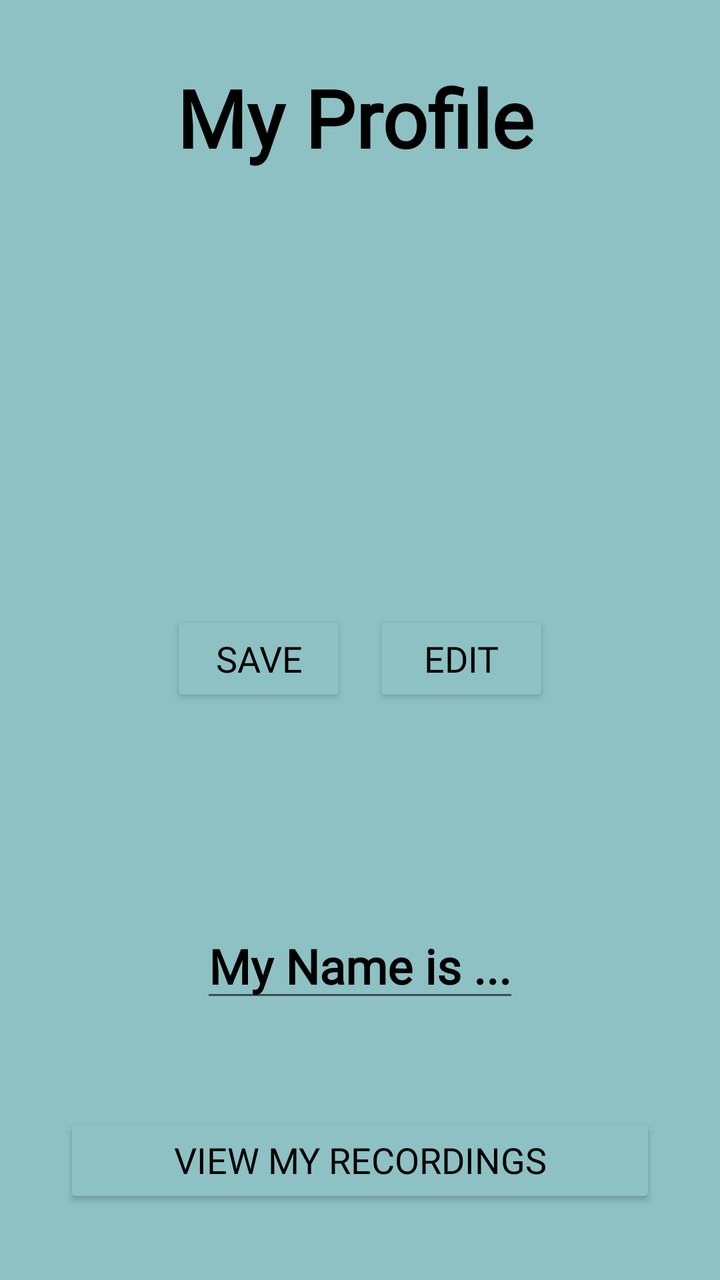
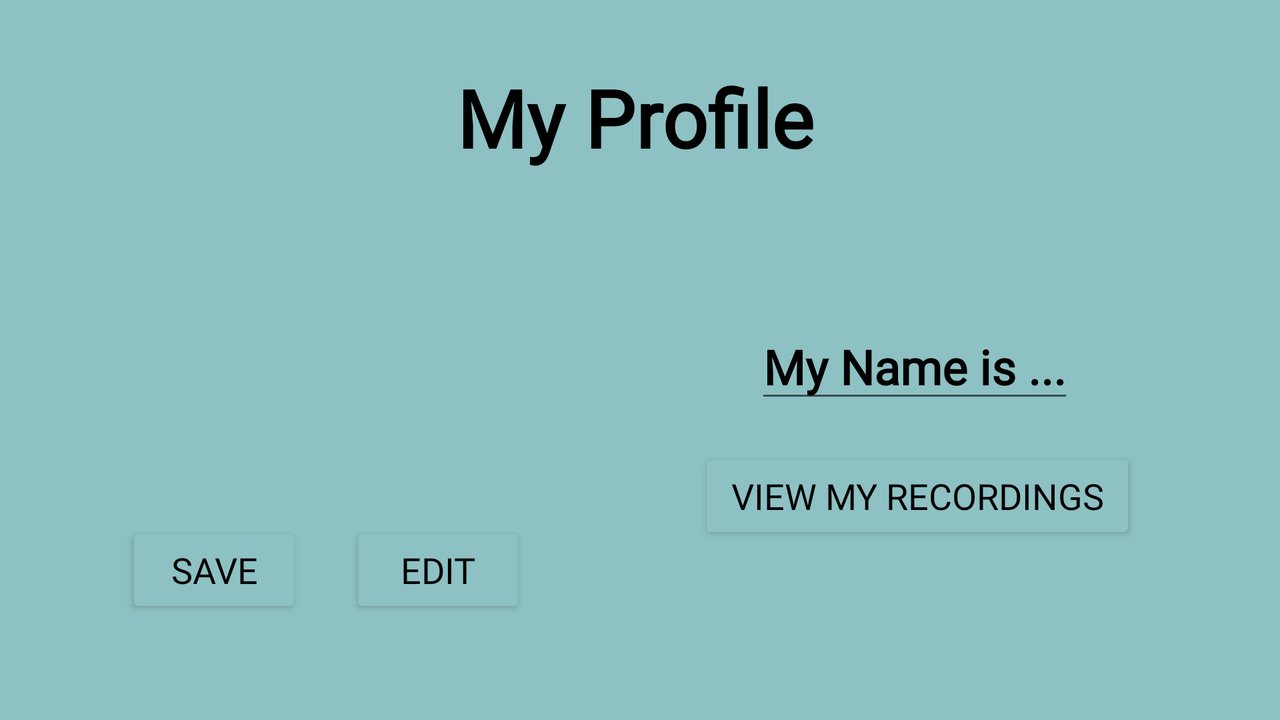

First picture: res/layout/ on a phone held upright. Second picture: the repository's own variant of that layout, on a device whose configuration matches the variant's folder. Source for both follows.
<!-- AndroidManifest.xml: application theme Theme.KaraokeBuddies -->
<!-- res/layout/activity_my_profile.xml -->
<?xml version="1.0" encoding="utf-8"?>
<androidx.constraintlayout.widget.ConstraintLayout
    xmlns:android="http://schemas.android.com/apk/res/android"
    xmlns:app="http://schemas.android.com/apk/res-auto"
    xmlns:tools="http://schemas.android.com/tools"
    android:layout_width="match_parent"
    android:background="#8EC1C3"
    android:layout_height="match_parent">

    <TextView
        android:id="@+id/textView_myProfile"
        android:layout_width="wrap_content"
        android:layout_height="wrap_content"
        android:layout_marginStart="174dp"
        android:layout_marginLeft="174dp"
        android:layout_marginTop="32dp"
        android:layout_marginEnd="179dp"
        android:layout_marginRight="179dp"
        android:text="My Profile"
        android:background="#8EC1C3"
        android:fontFamily="@font/baloo"
        android:textColor="#000000"
        android:textSize="40dp"
        android:textStyle="bold"
        app:layout_constraintEnd_toEndOf="parent"
        app:layout_constraintStart_toStartOf="parent"
        app:layout_constraintTop_toTopOf="parent" />

    <ImageView
        android:id="@+id/imageView_myProfile"
        android:layout_width="200dp"
        android:layout_height="200dp"
        android:layout_marginTop="16dp"
        android:scaleType="fitXY"
        app:layout_constraintEnd_toEndOf="parent"
        app:layout_constraintStart_toStartOf="parent"
        app:layout_constraintTop_toBottomOf="@+id/textView_myProfile"
        tools:srcCompat="@tools:sample/avatars" />

    <EditText
        android:id="@+id/editText_myName"
        android:layout_width="wrap_content"
        android:layout_height="wrap_content"
        android:layout_marginBottom="50dp"
        android:fontFamily="@font/baloo"
        android:hint="My Name is ..."
        android:textColorHint="#000000"
        android:textSize="24dp"
        android:textStyle="bold"
        app:layout_constraintBottom_toTopOf="@+id/button_openFileManager"
        app:layout_constraintEnd_toEndOf="parent"
        app:layout_constraintStart_toStartOf="parent" />

    <com.google.android.material.button.MaterialButton
        android:id="@+id/button_captureImage"
        style="@style/Widget.AppCompat.Button.Colored"
        android:layout_width="wrap_content"
        android:layout_height="wrap_content"
        android:layout_marginStart="80dp"
        android:layout_marginLeft="80dp"
        android:layout_marginTop="4dp"
        android:fontFamily="@font/baloo"
        android:text="save"
        android:textColor="#000000"
        android:textSize="18sp"
        app:backgroundTint="#8EC1C3"
        app:layout_constraintEnd_toStartOf="@+id/button_saveImage"
        app:layout_constraintHorizontal_bias="1.0"
        app:layout_constraintStart_toStartOf="parent"
        app:layout_constraintTop_toBottomOf="@+id/imageView_myProfile"
        app:strokeColor="@color/black"
        app:strokeWidth="2dp" />

    <com.google.android.material.button.MaterialButton
        android:id="@+id/button_saveImage"
        style="@style/Widget.AppCompat.Button.Colored"
        android:layout_width="wrap_content"
        android:layout_height="wrap_content"
        android:layout_marginStart="8dp"
        android:layout_marginLeft="8dp"
        android:layout_marginTop="4dp"
        android:layout_marginEnd="80dp"
        android:layout_marginRight="80dp"
        android:fontFamily="@font/baloo"
        android:text="edit"
        android:textColor="#000000"
        android:textSize="18sp"
        app:backgroundTint="#8EC1C3"
        app:layout_constraintEnd_toEndOf="parent"
        app:layout_constraintStart_toEndOf="@+id/button_captureImage"
        app:layout_constraintTop_toBottomOf="@+id/imageView_myProfile"
        app:strokeColor="@color/black"
        app:strokeWidth="2dp" />


    <com.google.android.material.button.MaterialButton
        android:id="@+id/button_openFileManager"
        style="@style/Widget.AppCompat.Button.Colored"
        android:layout_width="0dp"
        android:layout_height="wrap_content"
        android:layout_marginStart="32dp"
        android:layout_marginLeft="32dp"
        android:layout_marginEnd="32dp"
        android:layout_marginRight="32dp"
        android:layout_marginBottom="36dp"
        android:fontFamily="@font/baloo"
        android:text="view my recordings"
        android:textColor="#000000"
        android:textSize="18sp"
        app:backgroundTint="#8EC1C3"
        app:layout_constraintBottom_toBottomOf="parent"
        app:layout_constraintEnd_toEndOf="parent"
        app:layout_constraintHorizontal_bias="1.0"
        app:layout_constraintStart_toStartOf="parent"
        app:strokeColor="@color/black"
        app:strokeWidth="2dp" />

</androidx.constraintlayout.widget.ConstraintLayout>
<!-- resources referenced by this layout -->
<resources>
  <style name="Theme.KaraokeBuddies" parent="Theme.MaterialComponents.DayNight.DarkActionBar">
          
          <item name="colorPrimary">@color/purple_500</item>
          <item name="colorPrimaryVariant">@color/purple_700</item>
          <item name="colorOnPrimary">@color/white</item>
          
          <item name="colorSecondary">@color/teal_200</item>
          <item name="colorSecondaryVariant">@color/teal_700</item>
          <item name="colorOnSecondary">@color/black</item>
          
          <item name="android:statusBarColor" tools:targetApi="l">?attr/colorPrimaryVariant</item>
          
      </style>
</resources>
<!-- res/layout-land/activity_my_profile.xml (the repository's variant of the layout above) -->
<!-- drawn on the phone turned sideways -->
<?xml version="1.0" encoding="utf-8"?>
<androidx.constraintlayout.widget.ConstraintLayout
    xmlns:android="http://schemas.android.com/apk/res/android"
    xmlns:app="http://schemas.android.com/apk/res-auto"
    xmlns:tools="http://schemas.android.com/tools"
    android:layout_width="match_parent"
    android:background="#8EC1C3"
    android:layout_height="match_parent"
    tools:ignore="MissingDefaultResource">

    <TextView
        android:id="@+id/textView_myProfile"
        android:layout_width="wrap_content"
        android:layout_height="wrap_content"
        android:layout_marginStart="174dp"
        android:layout_marginLeft="174dp"
        android:layout_marginTop="32dp"
        android:layout_marginEnd="179dp"
        android:layout_marginRight="179dp"
        android:text="My Profile"
        android:background="#8EC1C3"
        android:fontFamily="@font/baloo"
        android:textColor="#000000"
        android:textSize="40dp"
        android:textStyle="bold"
        app:layout_constraintEnd_toEndOf="parent"
        app:layout_constraintStart_toStartOf="parent"
        app:layout_constraintTop_toTopOf="parent" />

    <ImageView
        android:id="@+id/imageView_myProfile"
        android:layout_width="200dp"
        android:layout_height="200dp"
        android:layout_marginStart="56dp"
        android:layout_marginLeft="56dp"
        android:layout_marginTop="96dp"
        android:scaleType="fitXY"
        app:layout_constraintStart_toStartOf="parent"
        app:layout_constraintTop_toTopOf="parent"
        tools:srcCompat="@tools:sample/avatars" />


    <EditText
        android:id="@+id/editText_myName"
        android:layout_width="wrap_content"
        android:layout_height="wrap_content"
        android:layout_marginTop="157dp"
        android:layout_marginEnd="103dp"
        android:layout_marginRight="103dp"
        android:fontFamily="@font/baloo"
        android:hint="My Name is ..."
        android:textColorHint="#000000"
        android:textSize="24dp"
        android:textStyle="bold"
        app:layout_constraintEnd_toEndOf="parent"
        app:layout_constraintTop_toTopOf="parent" />

    <com.google.android.material.button.MaterialButton
        android:id="@+id/button_captureImage"
        style="@style/Widget.AppCompat.Button.Colored"
        android:layout_width="wrap_content"
        android:layout_height="wrap_content"
        android:layout_marginStart="63dp"
        android:layout_marginLeft="63dp"
        android:layout_marginEnd="24dp"
        android:layout_marginRight="24dp"
        android:layout_marginBottom="51dp"
        android:fontFamily="@font/baloo"
        android:text="save"
        android:textColor="#000000"
        android:textSize="18sp"
        app:backgroundTint="#8EC1C3"
        app:layout_constraintBottom_toBottomOf="parent"
        app:layout_constraintEnd_toStartOf="@+id/button_saveImage"
        app:layout_constraintStart_toStartOf="parent"
        app:strokeColor="@color/black"
        app:strokeWidth="2dp" />

    <com.google.android.material.button.MaterialButton
        android:id="@+id/button_saveImage"
        style="@style/Widget.AppCompat.Button.Colored"
        android:layout_width="wrap_content"
        android:layout_height="wrap_content"
        android:layout_marginStart="24dp"
        android:layout_marginLeft="24dp"
        android:layout_marginBottom="51dp"
        android:fontFamily="@font/baloo"
        android:text="edit"
        android:textColor="#000000"
        android:textSize="18sp"
        app:backgroundTint="#8EC1C3"
        app:layout_constraintBottom_toBottomOf="parent"
        app:layout_constraintStart_toEndOf="@+id/button_captureImage"
        app:strokeColor="@color/black"
        app:strokeWidth="2dp" />

    <com.google.android.material.button.MaterialButton
        android:id="@+id/button_openFileManager"
        style="@style/Widget.AppCompat.Button.Colored"
        android:layout_width="0dp"
        android:layout_height="wrap_content"
        android:layout_marginEnd="72dp"
        android:layout_marginRight="72dp"
        android:layout_marginBottom="88dp"
        android:fontFamily="@font/baloo"
        android:text="view my recordings"
        android:textColor="#000000"
        android:textSize="18sp"
        app:backgroundTint="#8EC1C3"
        app:layout_constraintBottom_toBottomOf="parent"
        app:layout_constraintEnd_toEndOf="parent"
        app:strokeColor="@color/black"
        app:strokeWidth="2dp" />

</androidx.constraintlayout.widget.ConstraintLayout>
